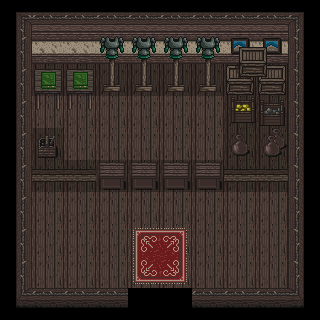

This is a level from a 2D game, rendered from its Tiled map with the project's own tilesets. A one-line summary and the map file follow, with tile-layer data summarised:
An orthogonal 10x10 tile map with 32x32 px tiles, 4 tile layers (Ground, Tile Layer 2, Tile Layer 3, Collisions), 5 tilesets.

<map version="1.0" orientation="orthogonal" width="10" height="10" tilewidth="32" tileheight="32">
 <tileset firstgid="1" name="hyptosis_til-art-batch-2" tilewidth="32" tileheight="32">
  <image source="../tilesheets_png/hyptosis_til-art-batch-2.png" width="960" height="960" />
 </tileset>
 <tileset firstgid="901" name="hyptosis_tile-art-batch-1" tilewidth="32" tileheight="32">
  <image source="../tilesheets_png/hyptosis_tile-art-batch-1.png" width="960" height="960" />
 </tileset>
 <tileset firstgid="1801" name="hyptosis_tile-art-batch-3" tilewidth="32" tileheight="32">
  <image source="../tilesheets_png/hyptosis_tile-art-batch-3.png" width="960" height="960" />
 </tileset>
 <tileset firstgid="2701" name="hyptosis_tile-art-batch-4" tilewidth="32" tileheight="32">
  <image source="../tilesheets_png/hyptosis_tile-art-batch-4.png" width="960" height="960" />
 </tileset>
 <tileset firstgid="3601" name="Spritesheet (Huge)" tilewidth="32" tileheight="32">
  <image source="../tilesheets_png/Spritesheet (Huge).png" width="512" height="512" />
  <tile id="0">
   <properties>
    <property name="solid" value="s" />
   </properties>
  </tile>
 </tileset>
 <layer name="Ground" width="10" height="10">
  <data>[100 cells, 100 non-empty, 11 distinct tile ids]</data>
 </layer>
 <layer name="Tile Layer 2" width="10" height="10">
  <data>[100 cells, 21 non-empty, 10 distinct tile ids]</data>
 </layer>
 <layer name="Tile Layer 3" width="10" height="10">
  <data>[100 cells, 18 non-empty, 11 distinct tile ids]</data>
 </layer>
 <layer name="Collisions" width="10" height="10" opacity="0.25">
  <data>[100 cells, 63 non-empty, 1 distinct tile ids]</data>
 </layer>
</map>
